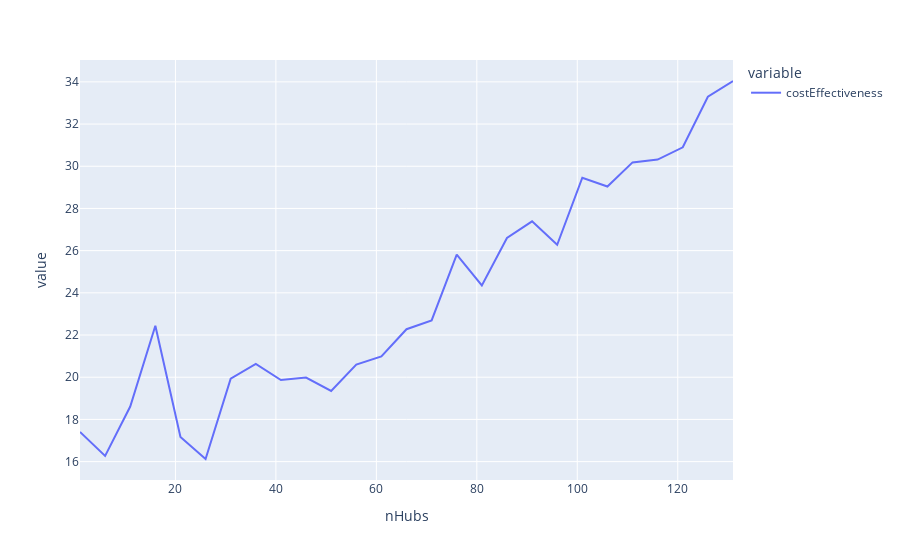
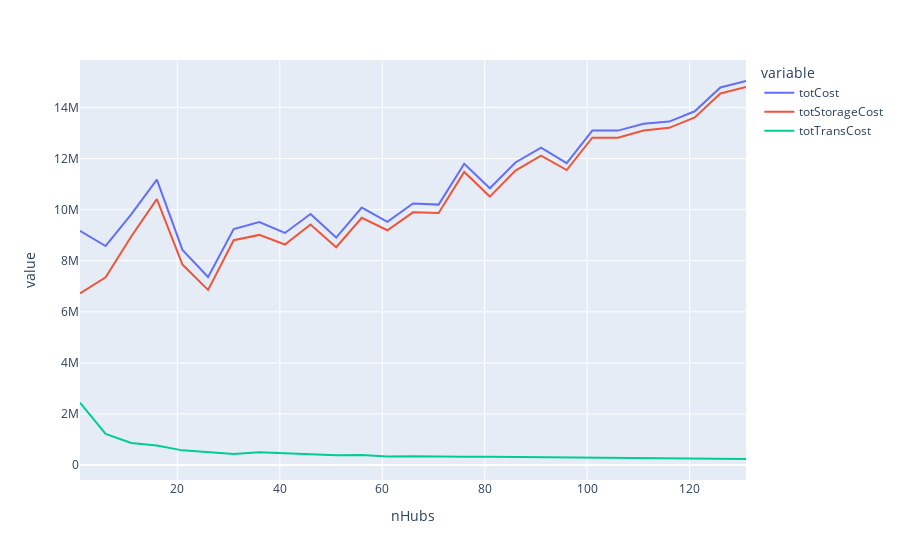

Notebook cell for these charts, in order:
### Code cell
coefs = {
    'tco2ReductionPerTon': 1.52, 
    'storageMonths': 6,
    'minStorageArea': 300, 
    'buildingPrice': 0, 
    'costPerKmPerTon': costPerKmPerTon, # trans cost (euros) - per km per ton
    'emissionsPerTonPerKm': emissionsPerTonPerKm_tons # trans emissions (tCO2) - per km per ton
}

statsDfAms = makeStatsDf(data, coefs, maxHubs=135, steps=5)
plotStatsDf(statsDfAms, plotCosts=True, plotEmissions=True)

### Figure 1 — Plotly figure (JSON) as saved in the notebook; plotly's stock layout.template omitted (floating-point values rounded to 4 significant figures)
{"data": [{"hovertemplate": "variable=costEffectiveness<br>nHubs=%{x}<br>value=%{y}<extra></extra>", "legendgroup": "costEffectiveness", "line": {"color": "#636efa", "dash": "solid"}, "marker": {"symbol": "circle"}, "mode": "lines", "name": "costEffectiveness", "orientation": "v", "showlegend": true, "type": "scatter", "x": [1, 6, 11, 16, 21, 26, 31, 36, 41, 46, 51, 56, 61, 66, 71, 76, 81, 86, 91, 96, 101, 106, 111, 116, 121, 126, 131], "xaxis": "x", "y": [17.41, 16.27, 18.61, 22.44, 17.17, 16.12, 19.93, 20.63, 19.87, 19.98, 19.35, 20.6, 20.99, 22.28, 22.69, 25.81, 24.35, 26.6, 27.39, 26.27, 29.46, 29.04, 30.18, 30.32, 30.9, 33.3, 34.04], "yaxis": "y"}], "layout": {"autosize": true, "legend": {"title": {"text": "variable"}, "tracegroupgap": 0}, "margin": {"t": 60}, "xaxis": {"anchor": "y", "autorange": true, "domain": [0, 1], "range": [1, 131], "title": {"text": "nHubs"}, "type": "linear"}, "yaxis": {"anchor": "x", "autorange": true, "domain": [0, 1], "range": [15.13, 35.04], "title": {"text": "value"}, "type": "linear"}}}

### Figure 2 — Plotly figure (JSON) as saved in the notebook; plotly's stock layout.template omitted (floating-point values rounded to 4 significant figures)
{"data": [{"hovertemplate": "variable=totCost<br>nHubs=%{x}<br>value=%{y}<extra></extra>", "legendgroup": "totCost", "line": {"color": "#636efa", "dash": "solid"}, "marker": {"symbol": "circle"}, "mode": "lines", "name": "totCost", "orientation": "v", "showlegend": true, "type": "scatter", "x": [1, 6, 11, 16, 21, 26, 31, 36, 41, 46, 51, 56, 61, 66, 71, 76, 81, 86, 91, 96, 101, 106, 111, 116, 121, 126, 131], "xaxis": "x", "y": [9171000.0, 8578000.0, 9817000.0, 11180000.0, 8426000.0, 7366000.0, 9240000.0, 9511000.0, 9089000.0, 9833000.0, 8908000.0, 10080000.0, 9526000.0, 10240000.0, 10200000.0, 11800000.0, 10840000.0, 11850000.0, 12430000.0, 11820000.0, 13100000.0, 13100000.0, 13360000.0, 13450000.0, 13850000.0, 14790000.0, 15040000.0], "yaxis": "y"}, {"hovertemplate": "variable=totStorageCost<br>nHubs=%{x}<br>value=%{y}<extra></extra>", "legendgroup": "totStorageCost", "line": {"color": "#EF553B", "dash": "solid"}, "marker": {"symbol": "circle"}, "mode": "lines", "name": "totStorageCost", "orientation": "v", "showlegend": true, "type": "scatter", "x": [1, 6, 11, 16, 21, 26, 31, 36, 41, 46, 51, 56, 61, 66, 71, 76, 81, 86, 91, 96, 101, 106, 111, 116, 121, 126, 131], "xaxis": "x", "y": [6724000.0, 7355000.0, 8949000.0, 10410000.0, 7850000.0, 6859000.0, 8804000.0, 9012000.0, 8635000.0, 9419000.0, 8527000.0, 9685000.0, 9194000.0, 9896000.0, 9870000.0, 11480000.0, 10510000.0, 11530000.0, 12120000.0, 11550000.0, 12820000.0, 12820000.0, 13100000.0, 13200000.0, 13610000.0, 14550000.0, 14800000.0], "yaxis": "y"}, {"hovertemplate": "variable=totTransCost<br>nHubs=%{x}<br>value=%{y}<extra></extra>", "legendgroup": "totTransCost", "line": {"color": "#00cc96", "dash": "solid"}, "marker": {"symbol": "circle"}, "mode": "lines", "name": "totTransCost", "orientation": "v", "showlegend": true, "type": "scatter", "x": [1, 6, 11, 16, 21, 26, 31, 36, 41, 46, 51, 56, 61, 66, 71, 76, 81, 86, 91, 96, 101, 106, 111, 116, 121, 126, 131], "xaxis": "x", "y": [2447000.0, 1223000.0, 867800.0, 764000.0, 576000.0, 506700.0, 436300.0, 499500.0, 453200.0, 414900.0, 380200.0, 395500.0, 331900.0, 343400.0, 327700.0, 322200.0, 325100.0, 316600.0, 305800.0, 271300.0, 275300.0, 278700.0, 265700.0, 243600.0, 243400.0, 238400.0, 237900.0], "yaxis": "y"}], "layout": {"autosize": true, "legend": {"title": {"text": "variable"}, "tracegroupgap": 0}, "margin": {"t": 60}, "xaxis": {"anchor": "y", "autorange": true, "domain": [0, 1], "range": [1, 131], "title": {"text": "nHubs"}, "type": "linear"}, "yaxis": {"anchor": "x", "autorange": true, "domain": [0, 1], "range": [-584400.0, 15860000.0], "title": {"text": "value"}, "type": "linear"}}}
